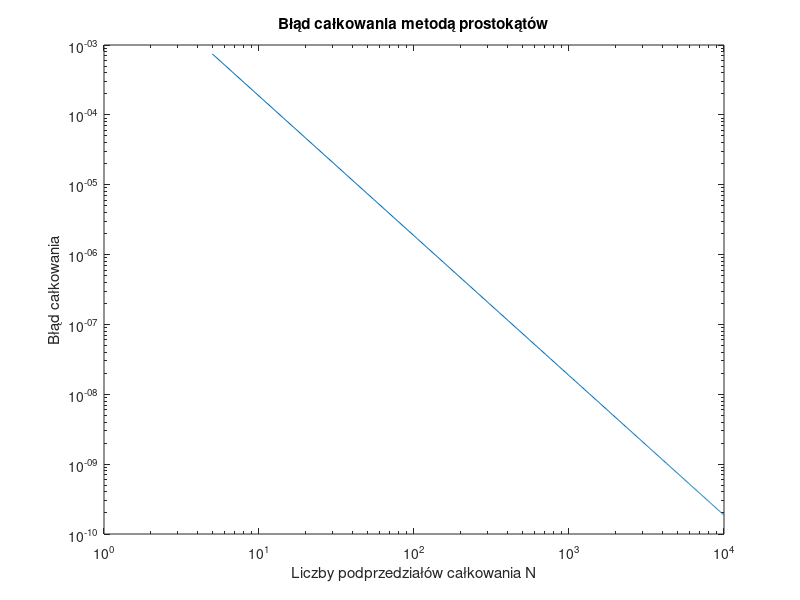

This figure's MATLAB source:
function [integration_error, Nt, ft_5, integral_1000] = zadanie1()
    % Numeryczne całkowanie metodą prostokątów.
    % Nt - wektor zawierający liczby podprzedziałów całkowania
    % integration_error - integration_error(1,i) zawiera błąd całkowania wyznaczony
    %   dla liczby podprzedziałów równej Nt(i). Zakładając, że obliczona wartość całki
    %   dla Nt(i) liczby podprzedziałów całkowania wyniosła integration_result,
    %   to integration_error(1,i) = abs(integration_result - reference_value),
    %   gdzie reference_value jest wartością referencyjną całki.
    % ft_5 - gęstość funkcji prawdopodobieństwa dla n=5
    % integral_1000 - całka od 0 do 5 funkcji gęstości prawdopodobieństwa
    %   dla 1000 podprzedziałów całkowania

    reference_value = 0.0473612919396179; % wartość referencyjna całki

    Nt = 5:50:10^4;
    integration_error = zeros(1, length(Nt));
    
    for i = 1:length(Nt)
        integration_result = calculate_rectangle_method(@f, Nt(i));
        integration_error(i) = abs(integration_result-reference_value);
    end

    loglog(Nt, integration_error);
    xlabel('Liczby podprzedziałów całkowania N');
    ylabel('Błąd całkowania');
    title('Błąd całkowania metodą prostokątów');
    saveas(gcf, 'zadanie1.png');

    ft_5 = f(5);
    integral_1000 = calculate_rectangle_method(@f, 1000);

end

function result = calculate_rectangle_method(f, N)
    result = 0;
    a = 0;
    b = 5;
    delta_x = (b - a)/N;

    for i = 1:N
        x_i = a + (i - 1)*delta_x;
        next_x_i = a + i*delta_x;
        result = result + f((x_i + next_x_i)/2) * delta_x;
    end
end

function y = f(t)
    mi = 10;
    sigma = 3;
    y = 1/(sigma * sqrt(2*pi)) * exp((-(t-mi)^2)/(2*sigma^2));
end